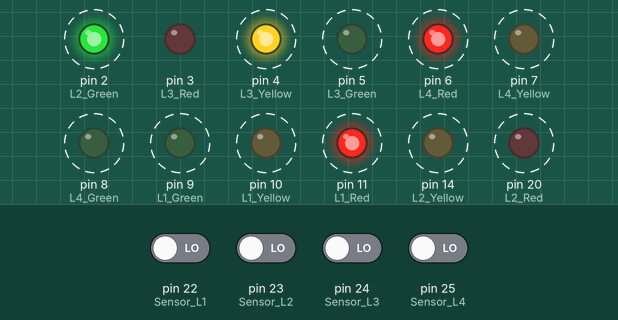
Simulated run of this sketch. Board: Arduino Mega 2560, built with avr-gcc and run on an emulated ATmega2560. Shown: output pins drawn as LEDs (lit = HIGH). Dashed ring = blinking. The test bench sets the inputs (shaded band); at power-on: pin 22 (Sensor_L1), pin 23 (Sensor_L2), pin 24 (Sensor_L3), pin 25 (Sensor_L4) LOW.

Above: at 4.8 s.
4.9 s: pin 22 (Sensor_L1) driven HIGH
At 6.8 s:
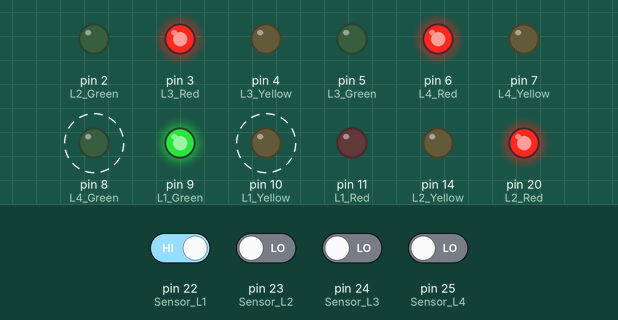
7.6 s: pin 22 (Sensor_L1) driven LOW
At 9.0 s:
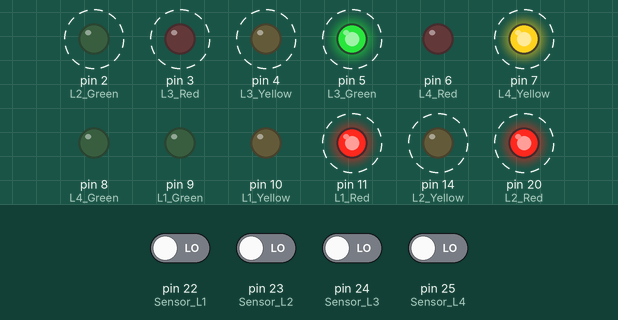
11.6 s: pin 23 (Sensor_L2) driven HIGH
At 12.3 s:
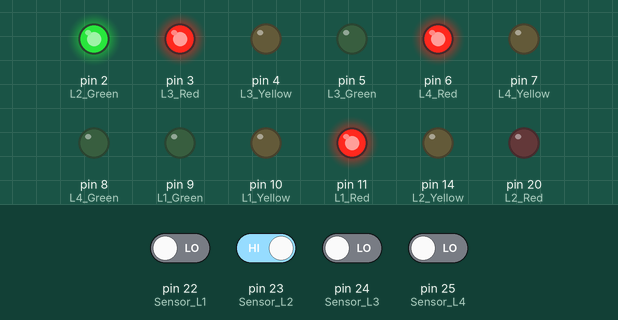
14.3 s: pin 23 (Sensor_L2) driven LOW
At 15.0 s:
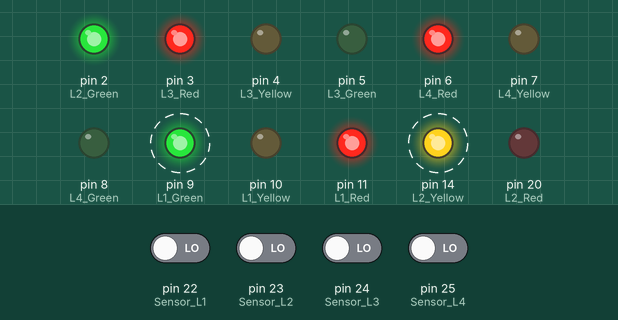
17.8 s: pin 24 (Sensor_L3) driven HIGH
At 20.0 s:
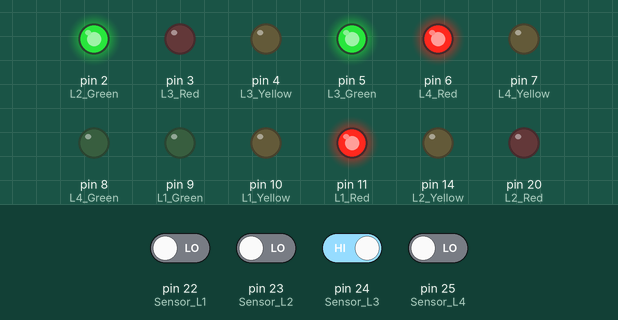
20.5 s: pin 24 (Sensor_L3) driven LOW
At 22.5 s:
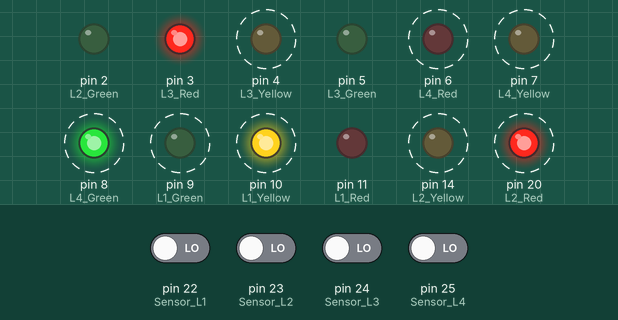
Timing chart, 0 to 25.0 s (numbered marks = the images above; inputs shaded):
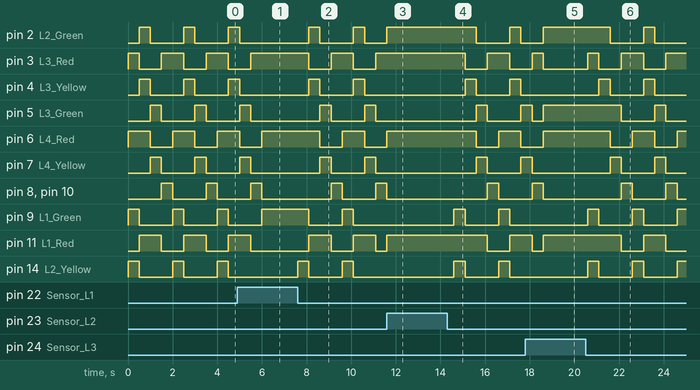

Measured:
- after the input at 4.9 s, pin 2 (L2_Green): goes on until 5.0 s, then stays LOW; pin 3 (L3_Red): goes on until 5.5 s, then stays HIGH
- after the input at 7.6 s, pin 2 (L2_Green): alternates HIGH for 0.50 s and LOW for 1.5 s, starting after 0.50 s; pin 3 (L3_Red): alternates HIGH for 1.0 s and LOW for 1.0 s, starting after 0.50 s
- after the input at 11.6 s, pin 3 (L3_Red): stays HIGH (without the input it goes to LOW after 0.50 s); pin 4 (L3_Yellow): stays LOW (without the input it goes to HIGH after 0.50 s)
- after the input at 14.3 s, pin 2 (L2_Green): HIGH → LOW after 1.3 s, → HIGH 1.5 s later, → LOW 0.50 s later; pin 3 (L3_Red): HIGH → LOW after 0.80 s, → HIGH 1.0 s later, → LOW 1.0 s later
- after the input at 17.8 s, pin 4 (L3_Yellow): stays LOW (without the input it goes to HIGH after 1.3 s); pin 6 (L4_Red): goes on until 18.6 s, then stays HIGH
- after the input at 20.5 s, pin 2 (L2_Green): HIGH → LOW after 1.1 s, → HIGH 1.5 s later, → LOW 0.50 s later; pin 3 (L3_Red): goes HIGH 0.50 s, LOW 1.0 s, HIGH 1.0 s, LOW 1.0 s, then HIGH, starting after 0.10 s
- by itself, pin 3 (L3_Red): repeats every 2.0 s: LOW 1.0 s, HIGH 1.0 s
- by itself, pin 6 (L4_Red), pin 11 (L1_Red), pin 20 (L2_Red): alternates HIGH for 1.0 s and LOW for 1.0 s

The sketch:

sketch_oct02a.ino
```cpp
int L1_Red = 11;
int L1_Yellow = 10;
int L1_Green = 9;

int L2_Red = 20;
int L2_Yellow = 14;
int L2_Green = 2;

int L3_Red = 3;
int L3_Yellow = 4;
int L3_Green = 5;

int L4_Red = 6;
int L4_Yellow = 7;
int L4_Green = 8;

int Sensor_L1 = 22;
int Sensor_L2 = 23;
int Sensor_L3 = 24;
int Sensor_L4 = 25;

int sense_1, sense_2, sense_3, sense_4;

void setup() {

    Serial.begin(9600);
    pinMode(Sensor_L1,INPUT);
    pinMode(Sensor_L2,INPUT);
    pinMode(Sensor_L3,INPUT);
    pinMode(Sensor_L4,INPUT);

    pinMode(L1_Red,OUTPUT);
    pinMode(L1_Yellow,OUTPUT);
    pinMode(L1_Green,OUTPUT);

    pinMode(L2_Red,OUTPUT);
    pinMode(L2_Yellow,OUTPUT);
    pinMode(L2_Green,OUTPUT);

    pinMode(L3_Red,OUTPUT);
    pinMode(L3_Yellow,OUTPUT);
    pinMode(L3_Green,OUTPUT);

    pinMode(L4_Red,OUTPUT);
    pinMode(L4_Yellow,OUTPUT);
    pinMode(L4_Green,OUTPUT);

}

void loop() {
  sense_1 = digitalRead(22);
  sense_2 = digitalRead(23);
  sense_3 = digitalRead(24);
  sense_4 = digitalRead(25);

  if (sense_1 == HIGH)
  {
    digitalWrite(L1_Red,LOW);
    digitalWrite(L1_Yellow,LOW);
    digitalWrite(L1_Green,HIGH);

    digitalWrite(L2_Red,HIGH);
    digitalWrite(L2_Yellow,LOW);
    digitalWrite(L2_Green,LOW);

    digitalWrite(L3_Red,HIGH);
    digitalWrite(L3_Yellow,LOW);
    digitalWrite(L3_Green,LOW);

    digitalWrite(L4_Red,HIGH);
    digitalWrite(L4_Yellow,LOW);
    digitalWrite(L4_Green,LOW);
  }
  else if (sense_2 == HIGH)
  {
    digitalWrite(L2_Red,LOW);
    digitalWrite(L2_Yellow,LOW);
    digitalWrite(L2_Green,HIGH);

    digitalWrite(L1_Red,HIGH);
    digitalWrite(L1_Yellow,LOW);
    digitalWrite(L1_Green,LOW);

    digitalWrite(L3_Red,HIGH);
    digitalWrite(L3_Yellow,LOW);
    digitalWrite(L3_Green,LOW);

    digitalWrite(L4_Red,HIGH);
    digitalWrite(L4_Yellow,LOW);
    digitalWrite(L4_Green,LOW);
    delay(1000);
  }
  else if (sense_3 == HIGH)
  {
    digitalWrite(L2_Red,LOW);
    digitalWrite(L2_Yellow,LOW);
    digitalWrite(L2_Green,HIGH);

    digitalWrite(L1_Red,HIGH);
    digitalWrite(L1_Yellow,LOW);
    digitalWrite(L1_Green,LOW);

    digitalWrite(L3_Red,LOW);
    digitalWrite(L3_Yellow,LOW);
    digitalWrite(L3_Green,HIGH);

    digitalWrite(L4_Red,HIGH);
    digitalWrite(L4_Yellow,LOW);
    digitalWrite(L4_Green,LOW);
    delay(1000);
  }
    else if (sense_4 == HIGH)
  {
    digitalWrite(L4_Red,LOW);
    digitalWrite(L4_Yellow,LOW);
    digitalWrite(L4_Green,HIGH);

    digitalWrite(L2_Red,HIGH);
    digitalWrite(L2_Yellow,LOW);
    digitalWrite(L2_Green,LOW);

    digitalWrite(L1_Red,HIGH);
    digitalWrite(L1_Yellow,LOW);
    digitalWrite(L1_Green,LOW);

    digitalWrite(L3_Red,HIGH);
    digitalWrite(L3_Yellow,LOW);
    digitalWrite(L3_Green,LOW);
    delay(1000);
  }
 else if (sense_1 == LOW and sense_2 == LOW and sense_3 == LOW and sense_4 == LOW)
  {
   /* base case - traffic flow occur in Clockwise Dirction)
   * -------------------------------------    west LANE : LANE 1
   *  -------------------------------------    North LANE : LANE 2
   *  -------------------------------------    EAST LANE : LANE 3
   *  -------------------------------------    SOUTH LANE : LANE 4
   */
  digitalWrite(L2_Red,LOW);
  digitalWrite(L1_Green,HIGH);
  digitalWrite(L4_Green,LOW);
  digitalWrite(L2_Yellow,HIGH);
  digitalWrite(L1_Yellow,LOW);
  digitalWrite(L3_Red,HIGH);
  digitalWrite(L4_Red,HIGH);
  delay(500);
//-------------------------------------------------------------
  digitalWrite(L2_Green,HIGH);
  digitalWrite(L1_Green,LOW);
  digitalWrite(L2_Yellow,LOW);
  digitalWrite(L3_Yellow,HIGH);
  digitalWrite(L3_Red,LOW);
  digitalWrite(L1_Red,HIGH);
  delay(500);
//-------------------------------------------------------------
  digitalWrite(L3_Green,HIGH);
  digitalWrite(L3_Yellow,LOW);
  digitalWrite(L4_Red,LOW);
  digitalWrite(L2_Red,HIGH);
  digitalWrite(L4_Yellow,HIGH);
  digitalWrite(L2_Green,LOW);
  delay(500);
//-------------------------------------------------------------
  digitalWrite(L4_Green,HIGH);
  digitalWrite(L4_Yellow,LOW);
  digitalWrite(L3_Green,LOW);
  digitalWrite(L1_Red,LOW);
  digitalWrite(L3_Red,HIGH);
  digitalWrite(L1_Yellow,HIGH);
  delay(500);
//-------------------------------------------------------------
  }

}
```
